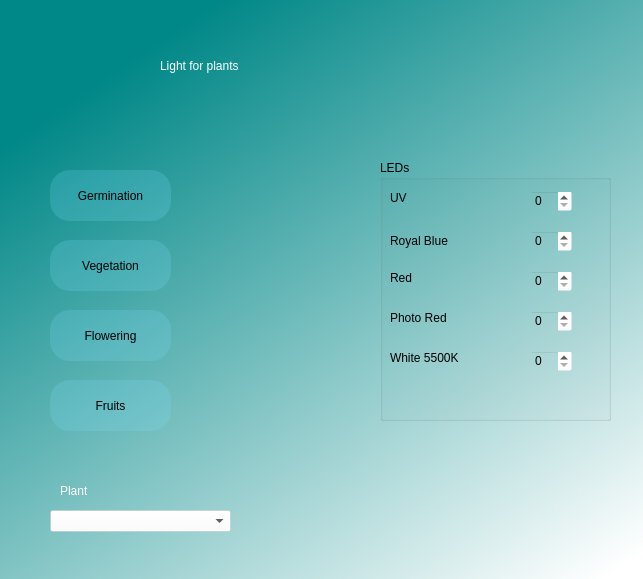
<?xml version="1.0" encoding="UTF-8"?>
<ui version="4.0">
 <class>bgwidgets</class>
 <widget class="QDialog" name="bgwidgets">
  <property name="geometry">
   <rect>
    <x>0</x>
    <y>0</y>
    <width>643</width>
    <height>579</height>
   </rect>
  </property>
  <property name="windowTitle">
   <string>Dialog</string>
  </property>
  <property name="styleSheet">
   <string notr="true">QWidget#bgwidgets{
background-color: qlineargradient(spread:pad, x1:0.239, y1:0.0735455, x2:0.940761, y2:1, stop:0 rgba(0, 135, 135, 255), stop:1 rgba(255, 255, 255, 255));}</string>
  </property>
  <widget class="QLabel" name="label_2">
   <property name="geometry">
    <rect>
     <x>160</x>
     <y>10</y>
     <width>321</width>
     <height>111</height>
    </rect>
   </property>
   <property name="styleSheet">
    <string notr="true">font: 24pt &quot;MS Shell Dlg 2&quot;;
color: rgb(255, 255, 255);</string>
   </property>
   <property name="text">
    <string>Light for plants</string>
   </property>
  </widget>
  <widget class="QPushButton" name="sign_in">
   <property name="geometry">
    <rect>
     <x>50</x>
     <y>310</y>
     <width>121</width>
     <height>51</height>
    </rect>
   </property>
   <property name="styleSheet">
    <string notr="true">border-radius:20px;
font: 14pt &quot;MS Shell Dlg 2&quot;;
background-color: rgba(120, 224, 255, 50);</string>
   </property>
   <property name="text">
    <string>Flowering</string>
   </property>
  </widget>
  <widget class="QPushButton" name="sign_in_2">
   <property name="geometry">
    <rect>
     <x>50</x>
     <y>240</y>
     <width>121</width>
     <height>51</height>
    </rect>
   </property>
   <property name="styleSheet">
    <string notr="true">border-radius:20px;
font: 14pt &quot;MS Shell Dlg 2&quot;;
background-color: rgba(120, 224, 255, 50);</string>
   </property>
   <property name="text">
    <string>Vegetation</string>
   </property>
  </widget>
  <widget class="QPushButton" name="sign_in_3">
   <property name="geometry">
    <rect>
     <x>50</x>
     <y>170</y>
     <width>121</width>
     <height>51</height>
    </rect>
   </property>
   <property name="styleSheet">
    <string notr="true">border-radius:20px;
font: 14pt &quot;MS Shell Dlg 2&quot;;
background-color: rgba(120, 224, 255, 50);</string>
   </property>
   <property name="text">
    <string>Germination</string>
   </property>
  </widget>
  <widget class="QPushButton" name="sign_in_4">
   <property name="geometry">
    <rect>
     <x>50</x>
     <y>380</y>
     <width>121</width>
     <height>51</height>
    </rect>
   </property>
   <property name="styleSheet">
    <string notr="true">border-radius:20px;
font: 14pt &quot;MS Shell Dlg 2&quot;;
background-color: rgba(120, 224, 255, 50);</string>
   </property>
   <property name="text">
    <string>Fruits</string>
   </property>
  </widget>
  <widget class="QGroupBox" name="groupBox">
   <property name="geometry">
    <rect>
     <x>380</x>
     <y>160</y>
     <width>231</width>
     <height>261</height>
    </rect>
   </property>
   <property name="title">
    <string>LEDs</string>
   </property>
   <widget class="QSpinBox" name="spinBox1">
    <property name="geometry">
     <rect>
      <x>150</x>
      <y>30</y>
      <width>42</width>
      <height>22</height>
     </rect>
    </property>
    <property name="styleSheet">
     <string notr="true">background-color: rgba(255, 255, 255, 0);</string>
    </property>
    <property name="maximum">
     <number>100</number>
    </property>
   </widget>
   <widget class="QLabel" name="label">
    <property name="geometry">
     <rect>
      <x>10</x>
      <y>30</y>
      <width>55</width>
      <height>16</height>
     </rect>
    </property>
    <property name="styleSheet">
     <string notr="true">font: 12pt &quot;MS Shell Dlg 2&quot;;</string>
    </property>
    <property name="text">
     <string>UV</string>
    </property>
   </widget>
   <widget class="QLabel" name="label_3">
    <property name="geometry">
     <rect>
      <x>10</x>
      <y>60</y>
      <width>101</width>
      <height>41</height>
     </rect>
    </property>
    <property name="styleSheet">
     <string notr="true">font: 12pt &quot;MS Shell Dlg 2&quot;;</string>
    </property>
    <property name="text">
     <string>Royal Blue</string>
    </property>
   </widget>
   <widget class="QLabel" name="label_4">
    <property name="geometry">
     <rect>
      <x>10</x>
      <y>110</y>
      <width>55</width>
      <height>16</height>
     </rect>
    </property>
    <property name="styleSheet">
     <string notr="true">font: 12pt &quot;MS Shell Dlg 2&quot;;</string>
    </property>
    <property name="text">
     <string>Red</string>
    </property>
   </widget>
   <widget class="QLabel" name="label_5">
    <property name="geometry">
     <rect>
      <x>10</x>
      <y>150</y>
      <width>111</width>
      <height>16</height>
     </rect>
    </property>
    <property name="styleSheet">
     <string notr="true">font: 12pt &quot;MS Shell Dlg 2&quot;;</string>
    </property>
    <property name="text">
     <string>Photo Red</string>
    </property>
   </widget>
   <widget class="QLabel" name="label_6">
    <property name="geometry">
     <rect>
      <x>10</x>
      <y>190</y>
      <width>121</width>
      <height>16</height>
     </rect>
    </property>
    <property name="styleSheet">
     <string notr="true">font: 12pt &quot;MS Shell Dlg 2&quot;;</string>
    </property>
    <property name="text">
     <string>White 5500K</string>
    </property>
   </widget>
   <widget class="QSpinBox" name="spinBox1_2">
    <property name="geometry">
     <rect>
      <x>150</x>
      <y>70</y>
      <width>42</width>
      <height>22</height>
     </rect>
    </property>
    <property name="styleSheet">
     <string notr="true">background-color: rgba(255, 255, 255, 0);</string>
    </property>
    <property name="maximum">
     <number>100</number>
    </property>
   </widget>
   <widget class="QSpinBox" name="spinBox1_3">
    <property name="geometry">
     <rect>
      <x>150</x>
      <y>110</y>
      <width>42</width>
      <height>22</height>
     </rect>
    </property>
    <property name="styleSheet">
     <string notr="true">background-color: rgba(255, 255, 255, 0);</string>
    </property>
    <property name="maximum">
     <number>100</number>
    </property>
   </widget>
   <widget class="QSpinBox" name="spinBox1_4">
    <property name="geometry">
     <rect>
      <x>150</x>
      <y>150</y>
      <width>42</width>
      <height>22</height>
     </rect>
    </property>
    <property name="styleSheet">
     <string notr="true">background-color: rgba(255, 255, 255, 0);</string>
    </property>
    <property name="maximum">
     <number>100</number>
    </property>
   </widget>
   <widget class="QSpinBox" name="spinBox1_5">
    <property name="geometry">
     <rect>
      <x>150</x>
      <y>190</y>
      <width>42</width>
      <height>22</height>
     </rect>
    </property>
    <property name="styleSheet">
     <string notr="true">background-color: rgba(255, 255, 255, 0);</string>
    </property>
    <property name="maximum">
     <number>100</number>
    </property>
   </widget>
  </widget>
  <widget class="QComboBox" name="comboBox">
   <property name="geometry">
    <rect>
     <x>50</x>
     <y>510</y>
     <width>181</width>
     <height>22</height>
    </rect>
   </property>
   <property name="styleSheet">
    <string notr="true">background-color: rgba(255, 255, 255, 100);</string>
   </property>
  </widget>
  <widget class="QLabel" name="label_7">
   <property name="geometry">
    <rect>
     <x>60</x>
     <y>480</y>
     <width>101</width>
     <height>21</height>
    </rect>
   </property>
   <property name="styleSheet">
    <string notr="true">color: rgb(255, 255, 255);
font: 11pt &quot;MS Shell Dlg 2&quot;;</string>
   </property>
   <property name="text">
    <string>Plant</string>
   </property>
  </widget>
 </widget>
 <resources/>
 <connections/>
</ui>
